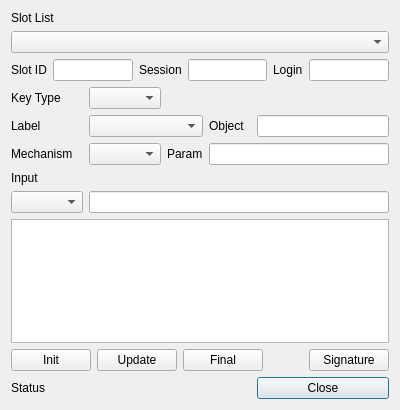
<?xml version="1.0" encoding="UTF-8"?>
<ui version="4.0">
 <class>SignDlg</class>
 <widget class="QDialog" name="SignDlg">
  <property name="geometry">
   <rect>
    <x>0</x>
    <y>0</y>
    <width>400</width>
    <height>410</height>
   </rect>
  </property>
  <property name="windowTitle">
   <string>Sign</string>
  </property>
  <layout class="QGridLayout" name="gridLayout">
   <item row="6" column="1">
    <widget class="QComboBox" name="mMechCombo"/>
   </item>
   <item row="4" column="1" colspan="2">
    <widget class="QComboBox" name="mLabelCombo"/>
   </item>
   <item row="1" column="0" colspan="6">
    <widget class="QComboBox" name="mSlotsCombo"/>
   </item>
   <item row="4" column="5">
    <widget class="QLineEdit" name="mObjectText"/>
   </item>
   <item row="3" column="0">
    <widget class="QLabel" name="label_3">
     <property name="text">
      <string>Key Type</string>
     </property>
    </widget>
   </item>
   <item row="9" column="0" colspan="6">
    <widget class="QTextBrowser" name="mOutputText"/>
   </item>
   <item row="4" column="0">
    <widget class="QLabel" name="label_2">
     <property name="text">
      <string>Label</string>
     </property>
    </widget>
   </item>
   <item row="0" column="0" colspan="2">
    <widget class="QLabel" name="label">
     <property name="text">
      <string>Slot List</string>
     </property>
    </widget>
   </item>
   <item row="4" column="3">
    <widget class="QLabel" name="label_6">
     <property name="text">
      <string>Object</string>
     </property>
    </widget>
   </item>
   <item row="11" column="5">
    <widget class="QPushButton" name="mCloseBtn">
     <property name="text">
      <string>Close</string>
     </property>
    </widget>
   </item>
   <item row="7" column="0">
    <widget class="QLabel" name="label_5">
     <property name="text">
      <string>Input</string>
     </property>
    </widget>
   </item>
   <item row="11" column="0" colspan="4">
    <widget class="QLabel" name="mStatusLabel">
     <property name="text">
      <string>Status</string>
     </property>
    </widget>
   </item>
   <item row="6" column="2">
    <widget class="QLabel" name="label_7">
     <property name="text">
      <string>Param</string>
     </property>
    </widget>
   </item>
   <item row="6" column="0">
    <widget class="QLabel" name="label_4">
     <property name="text">
      <string>Mechanism</string>
     </property>
    </widget>
   </item>
   <item row="3" column="1">
    <widget class="QComboBox" name="mKeyTypeCombo"/>
   </item>
   <item row="6" column="3" colspan="3">
    <widget class="QLineEdit" name="mParamText"/>
   </item>
   <item row="10" column="0" colspan="6">
    <layout class="QHBoxLayout" name="horizontalLayout_2">
     <property name="bottomMargin">
      <number>0</number>
     </property>
     <item>
      <widget class="QPushButton" name="mInitBtn">
       <property name="text">
        <string>Init</string>
       </property>
      </widget>
     </item>
     <item>
      <widget class="QPushButton" name="mUpdateBtn">
       <property name="text">
        <string>Update</string>
       </property>
      </widget>
     </item>
     <item>
      <widget class="QPushButton" name="mFinalBtn">
       <property name="text">
        <string>Final</string>
       </property>
      </widget>
     </item>
     <item>
      <spacer name="horizontalSpacer">
       <property name="orientation">
        <enum>Qt::Horizontal</enum>
       </property>
       <property name="sizeHint" stdset="0">
        <size>
         <width>40</width>
         <height>20</height>
        </size>
       </property>
      </spacer>
     </item>
     <item>
      <widget class="QPushButton" name="mSignBtn">
       <property name="text">
        <string>Signature</string>
       </property>
      </widget>
     </item>
    </layout>
   </item>
   <item row="2" column="0" colspan="6">
    <layout class="QHBoxLayout" name="horizontalLayout">
     <property name="bottomMargin">
      <number>0</number>
     </property>
     <item>
      <widget class="QLabel" name="label_8">
       <property name="text">
        <string>Slot ID</string>
       </property>
      </widget>
     </item>
     <item>
      <widget class="QLineEdit" name="mSlotIDText"/>
     </item>
     <item>
      <widget class="QLabel" name="label_9">
       <property name="text">
        <string>Session</string>
       </property>
      </widget>
     </item>
     <item>
      <widget class="QLineEdit" name="mSessionText"/>
     </item>
     <item>
      <widget class="QLabel" name="label_10">
       <property name="text">
        <string>Login</string>
       </property>
      </widget>
     </item>
     <item>
      <widget class="QLineEdit" name="mLoginText"/>
     </item>
    </layout>
   </item>
   <item row="8" column="0">
    <widget class="QComboBox" name="mInputCombo"/>
   </item>
   <item row="8" column="1" colspan="5">
    <widget class="QLineEdit" name="mInputText"/>
   </item>
  </layout>
 </widget>
 <resources/>
 <connections/>
</ui>
